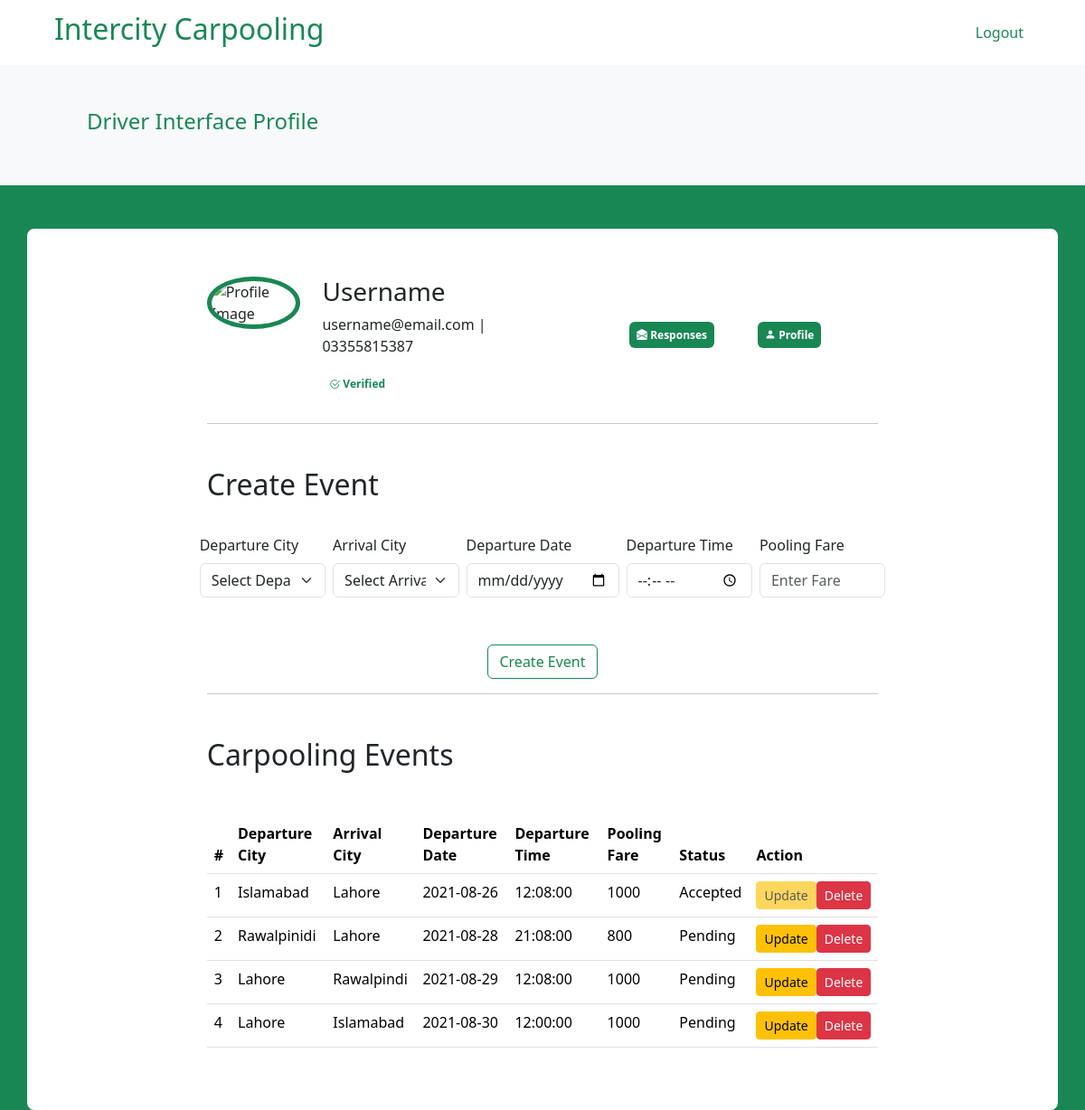
Before: /driver-interface.php (signed in) with the older database file.
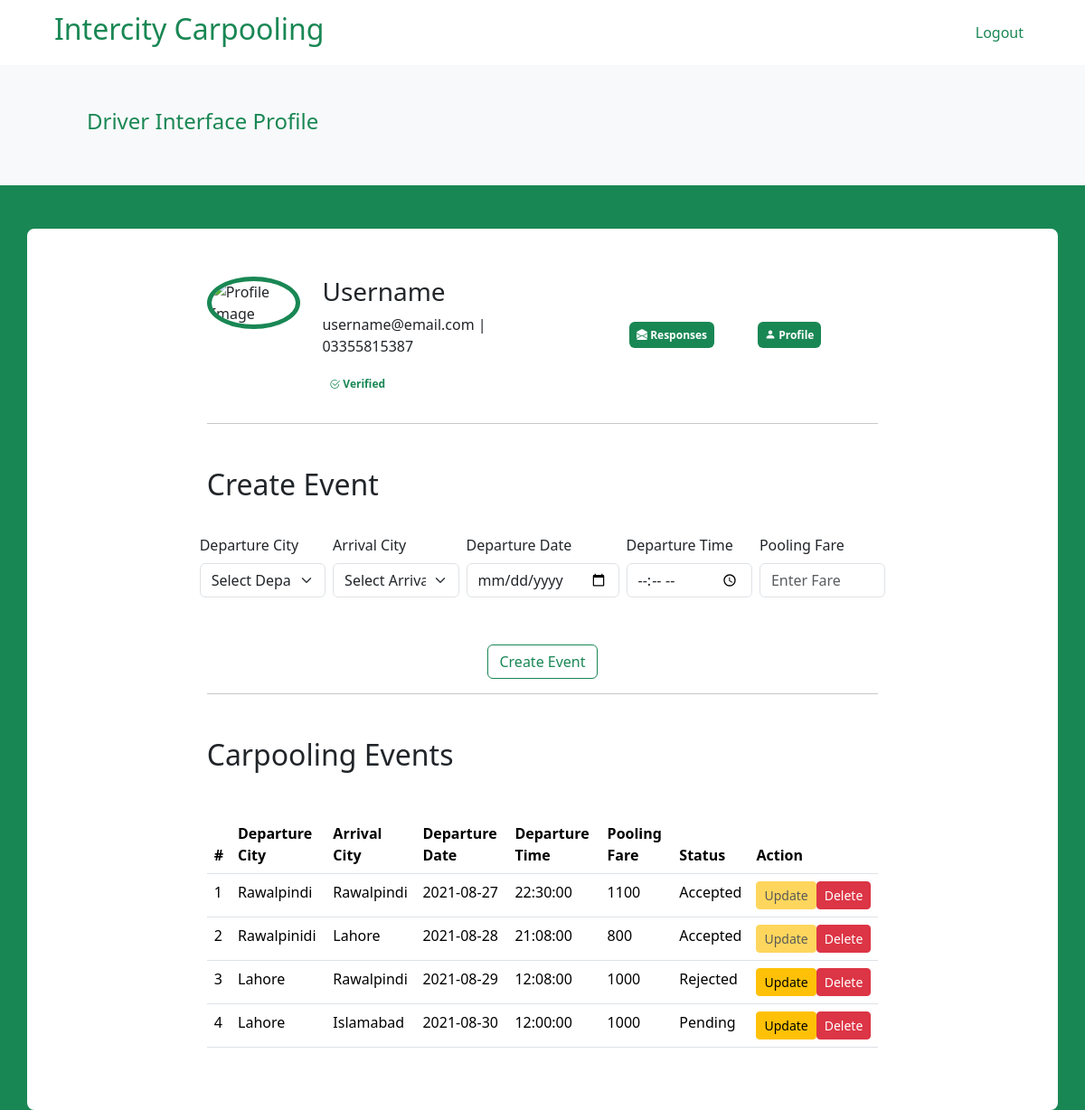
After: the same page with the newer database file.
### tables this page shows
CREATE TABLE `events` (
  `id` int(11) NOT NULL,
  `driver_id` int(11) NOT NULL,
  `departure_city` varchar(128) NOT NULL,
  `arrival_city` varchar(128) NOT NULL,
  `date` date NOT NULL,
  `time` time NOT NULL,
  `fare` int(11) NOT NULL,
  `status` varchar(50) NOT NULL
);

### driver-interface.php (the view, shortened to what this page needs)
<?php
require "./database/db_controller.php";
$driver_id = $_SESSION['driver_id'];
$sql_events = "SELECT * FROM `events` WHERE driver_id = $driver_id";
$stmt_events = mysqli_query($con,$sql_events);
$img_path = "";
$curr_status = "";
$sql_profile = "SELECT profile_img,status FROM `driver_profile` WHERE driver_id = ?";
$stmt_profile = mysqli_prepare($con,$sql_profile);
if($stmt_profile){
    mysqli_stmt_bind_param($stmt_profile,"i",$param_driver_id);
    if(mysqli_stmt_execute($stmt_profile)){
        mysqli_stmt_store_result($stmt_profile);
        if(mysqli_stmt_num_rows($stmt_profile) == 1){
            mysqli_stmt_bind_result($stmt_profile,$profile_img,$status);
            if(mysqli_stmt_fetch($stmt_profile)){
                $img_path = $profile_img;
                $curr_status = $status;
            }
        }
    }
}
require_once "./partials/header.php";
?>
<header class="jumbotron p-5 bg-light text-white mt-5">
    <h4 class="text-success ms-5 mt-4">Driver Interface Profile</h4>
</header>
<div class="pad px-2">
    <main class="container border border-white border-5 rounded-3 mt-5 bg-white px-2">
        <div class="col-lg-8 m-auto">
            <section class="mt-5">
                <div class="row">
                    <div class="col-sm-6">
                        <div class="row">
                            <div class="col-6 col-md-4">
                                <img src="<?php if(empty($img_path)){echo "./images/default.jpg";}else{echo $img_path;} ?>" class="img-fluid rounded-circle border border-5 border-success" alt="Profile Image">
                            </div>
                            <div class="col-6 col-md-8 align-self-center">
                                <h3>Username</h3>
                                <p>username@email.com | 03355815387</p>
                                <p class=""><span class="badge bg-white rounded-pill" role="button" <?php if(empty($curr_status)){echo "data-bs-toggle=\"tooltip\" data-bs-placement=\"right\" data-bs-html=\"true\" title=\"Please Submit Profile For Application as Driver \"";} ?>><a class="<?php if(empty($curr_status)){echo 'bi bi-exclamation-circle text-danger ' ;}elseif($curr_status == 'Pending'){echo 'bi bi-arrow-repeat text-warning';}elseif($curr_status == 'Accepted'){echo 'bi bi-check2-circle text-success';} ?> text-decoration-none"> <?php if(empty($curr_status)){ echo 'Complete Profile';}elseif($curr_status == 'Pending'){echo 'In Review';}elseif($curr_status == 'Accepted'){echo 'Verified';}?> </a></span></p>
                            </div>
                        </div>
                    </div>
                    <div class="col-sm-2 align-self-center p-5 d-flex">
                        <?php if($curr_status == 'Pending' || $curr_status == 'Accepted'){echo '<p class="ms-5"><span class="badge bg-success p-2"><a href="#" class="bi bi-envelope-open-fill text-white text-decoration-none"> Responses</a></span></p> <p class="ms-5"><span class="badge bg-success p-2"><a href="driver-profile.php" class="bi bi-person-fill text-white text-decoration-none"> Profile</a></span></p>';} ?>
                    </div>
                </div>
            </section>
            <hr>
            <section class="mt-5">
                <h2>Create Event</h2>
                <div class="row">
                    <div class="col">
                        <form action="./functions/create-event.php" method="post">
                            <div class="mt-4">
                                <div class="row">
                                    <div class="p-1 col-sm">
                                        <label class="form-label" for="departure_city">Departure City</label>
                                        <select class="form-select" id="departure_city" name="departure_city" <?php if(empty($curr_status) || $curr_status == 'Pending'){echo 'disabled';} ?>>
                                            <option selected>Select Departure City</option>
                                        </select>
                                    </div>
                                    <div class="p-1 col-sm">
                                        <label class="form-label" for="arrival_city">Arrival City</label>
                                        <select class="form-select" id="arrival_city" name="arrival_city" <?php if(empty($curr_status) || $curr_status == 'Pending'){echo 'disabled';} ?>>
                                            <option selected>Select Arrival City</option>
                                        </select>
                                    </div>
                                    <div class="p-1 col-sm">
                                        <label class="form-label" for="date">Departure Date</label>
                                        <input type="date" class="form-control" name="date" id="date" <?php if(empty($curr_status) || $curr_status == 'Pending'){echo 'disabled';} ?>>
                                    </div>
                                    <div class="p-1 col-sm">
                                        <label class="form-label" for="time">Departure Time</label>
                                        <input type="time" class="form-control" name="time" id="time" <?php if(empty($curr_status) || $curr_status == 'Pending'){echo 'disabled';} ?>>
                                    </div>
                                    <div class="p-1 col-sm">
                                        <label class="form-label" for="fare">Pooling Fare</label>
                                        <input type="number" class="form-control" name="fare" id="fare" placeholder="Enter Fare" <?php if(empty($curr_status) || $curr_status == 'Pending'){echo 'disabled';} ?>>
                                    </div>
                                </div>
                                <div class="text-center ">
                                    <button name="create_event" type="submit" class="btn btn-outline-success btn-md mt-5" <?php if(empty($curr_status) || $curr_status == 'Pending'){echo 'disabled';} ?>>Create Event</button>
                                </div>
                            </div>
                        </form>
                    </div>
                </div>
            </section>
            <hr>
            <section class="mt-5 mb-5">
                <h2>
                    Carpooling Events
                </h2>
                <div class="table-responsive mt-5">
                    <table class="table table-hover">
                        <thead>
                            <th>
                                #
                            </th>
                            <th>
                                Departure City
                            </th>
                            <th>
                                Arrival City
                            </th>
                            <th>
                                Departure Date
                            </th>
                            <th>
                                Departure Time
                            </th>
                            <th>
                                Pooling Fare
                            </th>
                            <th>
                                Status
                            </th>
                            <th>
                                Action
                            </th>
                        </thead>
                        <?php foreach($stmt_events as $event) { ?>
                        <tbody class="p-3">
                            <td>
                                <?php echo $event_id = $event['id'];?>
                            </td>
                            <td>
                                <?php echo $event['departure_city']; ?>
                            </td>
                            <td>
                            <?php echo $event['arrival_city']; ?>
                            </td>
                            <td>
                            <?php echo $event['date']; ?>
                            </td>
                            <td>
                            <?php echo $event['time']; ?>
                            </td>
                            <td>
                            <?php echo $event['fare']; ?>
                            </td>
                            <td>
                            <?php echo $event['status']; ?>
                            </td>
                            <td>
                                <form action="" method="post">
                                <div class="d-flex">
                                    <button type="submit" name="update_form" class="btn btn-warning btn-sm m-auto <?php if($event['status']=='Accepted'){echo "disabled";} ?>">Update</button>
                                    <button type="button" class="btn btn-danger btn-sm m-auto">Delete</button>
                                </div>
                                </form>
                            </td>
                        </tbody>
                        <?php } ?>
                    </table>
                </div>
            </section>
        </div>
    </main>
</div>
</body>
</html>

### partials/header.php (shortened to what this page needs)
<!DOCTYPE html>
<html lang="en">
<head>
    <link rel="stylesheet" href="./node_modules/bootstrap/dist/css/bootstrap.min.css">
    <link rel="stylesheet" href="./node_modules/bootstrap-icons/font/bootstrap-icons.css">
</head>
<body class="bg-success">
    <nav class="navbar fixed-top navbar-expand-lg navbar-light bg-white">
        <div class="container-fluid">
            <a class="navbar-brand ms-sm-5" href="#">
                <h2 class="text-success">Intercity Carpooling</h2>
            </a>
            <div class="collapse navbar-collapse" id="navbarSupportedContent">
                <div class=" me-5">
                    <a href="./functions/logout.php" class="text-success text-decoration-none me-2">Logout</a>
                </div>
            </div>
        </div>
    </nav>

Changed rows visible on the page:
changed events id 1: departure_city "Islamabad" → "Rawalpindi"; arrival_city "Lahore" → "Rawalpindi"; date "2021-08-26" → "2021-08-27"; time "12:08:00" → "22:30:00"; fare "1000" → "1100"
changed events "Rawalpinidi": status "Pending" → "Accepted"
changed events id 3: status "Pending" → "Rejected"
